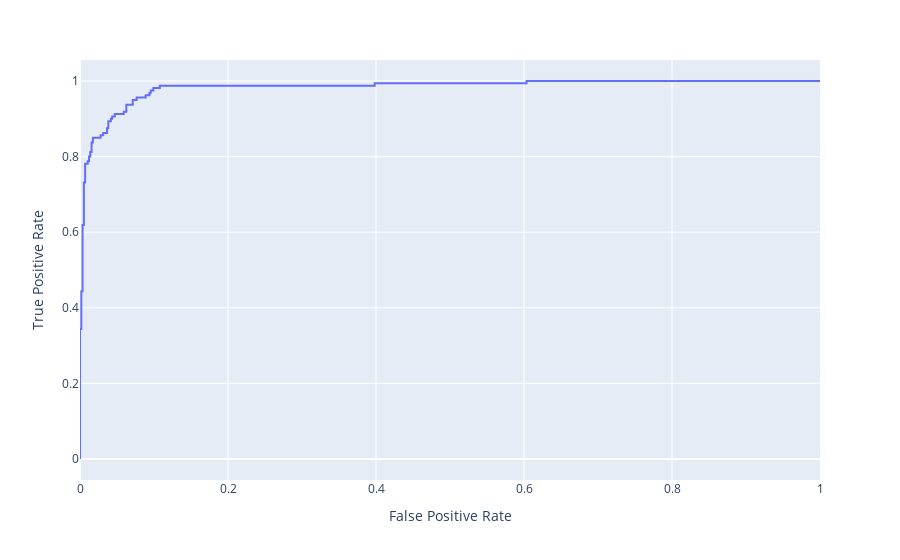

The notebook cell saved with this chart:
### Markdown cell above
<!-- END QUESTION -->

<!-- BEGIN QUESTION -->

### Question 9: ROC Curve

In most cases we won't be able to get no false positives and no false negatives, so we have to compromise. For example, in the case of cancer screenings, false negatives are comparatively worse than false positives — a false negative means that a patient might not discover a disease until it's too late to treat, while a false positive means that a patient will probably have to take another screening.

Recall that logistic regression calculates the probability that an example belongs to a certain class. Then, to classify an example we say that an email is spam if our classifier gives it $\ge 0.5$ probability of being spam. However, *we can adjust that cutoff*: we can say that an email is spam only if our classifier gives it $\ge 0.7$ probability of being spam, for example. This is how we can trade off false positives and false negatives.

The ROC curve shows this trade off for each possible cutoff probability. In the cell below, plot a ROC curve for your final classifier on the training data. Refer to **Lecture 22** to see how to plot an ROC curve.

<!--
BEGIN QUESTION
name: q9
manual: True
points: 3
-->

### Code cell
from sklearn.metrics import roc_curve
import plotly.graph_objs as go

# Note that you'll want to use the .predict_proba(...) method for your classifier
# instead of .predict(...) so you get probabilities, not classes
pro_Y = new_model.predict_proba(train_X)[:, 1]
fpr, tpr, threshold = roc_curve(train_Y, pro_Y)

fig = px.line(x=fpr, y = tpr, hover_name=threshold)
fig.update_xaxes(title="False Positive Rate")
fig.update_yaxes(title="True Positive Rate")
fig

### Figure 1 — Plotly figure (JSON) as saved in the notebook; plotly's stock layout.template omitted (floating-point values rounded to 4 significant figures)
{"data": [{"hovertemplate": "<b>%{hovertext}</b><br><br>x=%{x}<br>y=%{y}<extra></extra>", "hovertext": [2.0, 1.0, 0.9942, 0.994, 0.9833, 0.9819, 0.9709, 0.9703, 0.9556, 0.955, 0.9541, 0.9537, 0.8836, 0.8753, 0.8022, 0.7743, 0.7655, 0.7578, 0.6949, 0.6654, 0.6392, 0.6268, 0.505, 0.4934, 0.4883, 0.4634, 0.4575, 0.4562, 0.4298, 0.4174, 0.4114, 0.407, 0.3578, 0.3372, 0.3322, 0.3267, 0.3224, 0.3119, 0.3108, 0.2785, 0.2715, 0.2569, 0.2176, 0.1995, 0.1889, 0.1802, 0.1791, 0.1651, 0.1626, 0.1542, 0.1514, 0.1499, 0.1476, 0.1443, 0.1429, 0.1221, 0.1215, 0.03755, 0.03719, 0.01979, 0.01904, 0.01531, 0.01525, 0.01212, 0.01209, 0.008202, 0.008172, 0.007972, 0.007826, 0.006605, 0.006484, 0.00446, 0.004288, 0.003403, 0.003367, 0.001065, 0.001064, 0.0009144, 0.0008455, 0.0006604, 0.0006444, 0.0006433, 0.0006174, 0.0002886, 0.0002862, 3.029e-05, 3.028e-05, 6.524e-06, 6.137e-06, 2.005e-07], "legendgroup": "", "line": {"color": "#636efa", "dash": "solid"}, "marker": {"symbol": "circle"}, "mode": "lines", "name": "", "orientation": "v", "showlegend": false, "type": "scatter", "x": [0, 0, 0, 0.001739, 0.001739, 0.003478, 0.003478, 0.003478, 0.003478, 0.003478, 0.003478, 0.005217, 0.005217, 0.006957, 0.006957, 0.01043, 0.01043, 0.01217, 0.01217, 0.01391, 0.01391, 0.01565, 0.01565, 0.01739, 0.01739, 0.02783, 0.02783, 0.0313, 0.0313, 0.03652, 0.03652, 0.03826, 0.03826, 0.04174, 0.04174, 0.04348, 0.04348, 0.04696, 0.04696, 0.05913, 0.05913, 0.06261, 0.06261, 0.0713, 0.0713, 0.07652, 0.07652, 0.0887, 0.0887, 0.09391, 0.09391, 0.09565, 0.09565, 0.09913, 0.09913, 0.1078, 0.1078, 0.2087, 0.2122, 0.287, 0.2939, 0.313, 0.3165, 0.3357, 0.3391, 0.3983, 0.3983, 0.4, 0.4035, 0.4209, 0.4243, 0.4643, 0.4713, 0.4922, 0.4957, 0.6035, 0.6035, 0.6122, 0.6157, 0.6348, 0.6383, 0.6417, 0.6452, 0.6974, 0.7009, 0.8278, 0.8313, 0.927, 0.9304, 1], "xaxis": "x", "y": [0, 0.00625, 0.3438, 0.3438, 0.4437, 0.4437, 0.5125, 0.525, 0.5938, 0.6062, 0.6188, 0.6188, 0.7312, 0.7312, 0.7812, 0.7812, 0.7875, 0.7875, 0.8, 0.8, 0.8125, 0.8125, 0.8375, 0.8375, 0.85, 0.85, 0.8562, 0.8562, 0.8625, 0.8625, 0.875, 0.875, 0.8938, 0.8938, 0.9, 0.9, 0.9062, 0.9062, 0.9125, 0.9125, 0.9187, 0.9187, 0.9375, 0.9375, 0.95, 0.95, 0.9563, 0.9563, 0.9625, 0.9625, 0.9688, 0.9688, 0.975, 0.975, 0.9812, 0.9812, 0.9875, 0.9875, 0.9875, 0.9875, 0.9875, 0.9875, 0.9875, 0.9875, 0.9875, 0.9875, 0.9938, 0.9938, 0.9938, 0.9938, 0.9938, 0.9938, 0.9938, 0.9938, 0.9938, 0.9938, 1, 1, 1, 1, 1, 1, 1, 1, 1, 1, 1, 1, 1, 1], "yaxis": "y"}], "layout": {"legend": {"tracegroupgap": 0}, "margin": {"t": 60}, "xaxis": {"anchor": "y", "domain": [0, 1], "title": {"text": "False Positive Rate"}}, "yaxis": {"anchor": "x", "domain": [0, 1], "title": {"text": "True Positive Rate"}}}}
